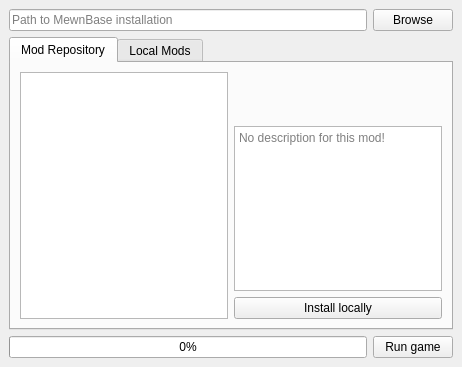
<?xml version="1.0" encoding="UTF-8"?>
<ui version="4.0">
 <class>MainWindow</class>
 <widget class="QMainWindow" name="MainWindow">
  <property name="geometry">
   <rect>
    <x>0</x>
    <y>0</y>
    <width>462</width>
    <height>367</height>
   </rect>
  </property>
  <property name="windowTitle">
   <string>MewnBase Mod-Loader</string>
  </property>
  <widget class="QWidget" name="centralwidget">
   <layout class="QVBoxLayout" name="verticalLayout">
    <item>
     <layout class="QHBoxLayout" name="hlayout_01">
      <item>
       <widget class="QLineEdit" name="game_path">
        <property name="inputMask">
         <string/>
        </property>
        <property name="readOnly">
         <bool>true</bool>
        </property>
        <property name="placeholderText">
         <string>Path to MewnBase installation</string>
        </property>
       </widget>
      </item>
      <item>
       <widget class="QPushButton" name="browse_path_button">
        <property name="text">
         <string>Browse</string>
        </property>
       </widget>
      </item>
     </layout>
    </item>
    <item>
     <widget class="QTabWidget" name="tabwidget_00">
      <property name="currentIndex">
       <number>0</number>
      </property>
      <widget class="QWidget" name="repo_tab">
       <attribute name="title">
        <string>Mod Repository</string>
       </attribute>
       <layout class="QVBoxLayout" name="verticalLayout_3">
        <item>
         <layout class="QHBoxLayout" name="hlayout_02">
          <item>
           <widget class="QListWidget" name="online_mods"/>
          </item>
          <item>
           <layout class="QVBoxLayout" name="vlayout_00">
            <item>
             <widget class="QLabel" name="o_modname">
              <property name="styleSheet">
               <string notr="true">font-size: 24px;</string>
              </property>
              <property name="text">
               <string/>
              </property>
             </widget>
            </item>
            <item>
             <widget class="QLabel" name="o_authors">
              <property name="text">
               <string/>
              </property>
              <property name="scaledContents">
               <bool>false</bool>
              </property>
              <property name="wordWrap">
               <bool>true</bool>
              </property>
             </widget>
            </item>
            <item>
             <widget class="QPlainTextEdit" name="o_description">
              <property name="readOnly">
               <bool>true</bool>
              </property>
              <property name="placeholderText">
               <string>No description for this mod!</string>
              </property>
             </widget>
            </item>
            <item>
             <widget class="QPushButton" name="o_install">
              <property name="text">
               <string>Install locally</string>
              </property>
             </widget>
            </item>
           </layout>
          </item>
         </layout>
        </item>
       </layout>
      </widget>
      <widget class="QWidget" name="local_tab">
       <attribute name="title">
        <string>Local Mods</string>
       </attribute>
       <layout class="QHBoxLayout" name="horizontalLayout_5">
        <item>
         <layout class="QVBoxLayout" name="vlayout_02">
          <item>
           <widget class="QListWidget" name="local_mods">
            <property name="sizePolicy">
             <sizepolicy hsizetype="Expanding" vsizetype="Expanding">
              <horstretch>0</horstretch>
              <verstretch>0</verstretch>
             </sizepolicy>
            </property>
           </widget>
          </item>
          <item>
           <layout class="QHBoxLayout" name="hlayout_04">
            <item>
             <widget class="QPushButton" name="l_modinstall">
              <property name="text">
               <string>Install mod from file</string>
              </property>
             </widget>
            </item>
            <item>
             <spacer name="hspacer_00">
              <property name="orientation">
               <enum>Qt::Orientation::Horizontal</enum>
              </property>
              <property name="sizeHint" stdset="0">
               <size>
                <width>40</width>
                <height>20</height>
               </size>
              </property>
             </spacer>
            </item>
            <item>
             <widget class="QToolButton" name="l_movedown">
              <property name="text">
               <string/>
              </property>
             </widget>
            </item>
            <item>
             <widget class="QToolButton" name="l_moveup">
              <property name="text">
               <string/>
              </property>
             </widget>
            </item>
           </layout>
          </item>
         </layout>
        </item>
        <item>
         <layout class="QVBoxLayout" name="vlayout_01">
          <item>
           <widget class="QLabel" name="l_modname">
            <property name="styleSheet">
             <string notr="true">font-size: 24px;</string>
            </property>
            <property name="text">
             <string/>
            </property>
           </widget>
          </item>
          <item>
           <widget class="QLabel" name="l_authors">
            <property name="text">
             <string/>
            </property>
            <property name="wordWrap">
             <bool>true</bool>
            </property>
           </widget>
          </item>
          <item>
           <widget class="QPlainTextEdit" name="l_description">
            <property name="placeholderText">
             <string>No description for this mod!</string>
            </property>
           </widget>
          </item>
          <item>
           <widget class="QPushButton" name="l_uninstall">
            <property name="text">
             <string>Uninstall this mod</string>
            </property>
           </widget>
          </item>
         </layout>
        </item>
       </layout>
      </widget>
     </widget>
    </item>
    <item>
     <layout class="QHBoxLayout" name="hlayout_00">
      <item>
       <widget class="QProgressBar" name="main_pbar">
        <property name="maximum">
         <number>1</number>
        </property>
        <property name="value">
         <number>0</number>
        </property>
       </widget>
      </item>
      <item>
       <widget class="QPushButton" name="run_button">
        <property name="text">
         <string>Run game</string>
        </property>
       </widget>
      </item>
     </layout>
    </item>
   </layout>
  </widget>
 </widget>
 <resources>
  <include location="main.qrc"/>
 </resources>
 <connections/>
</ui>
